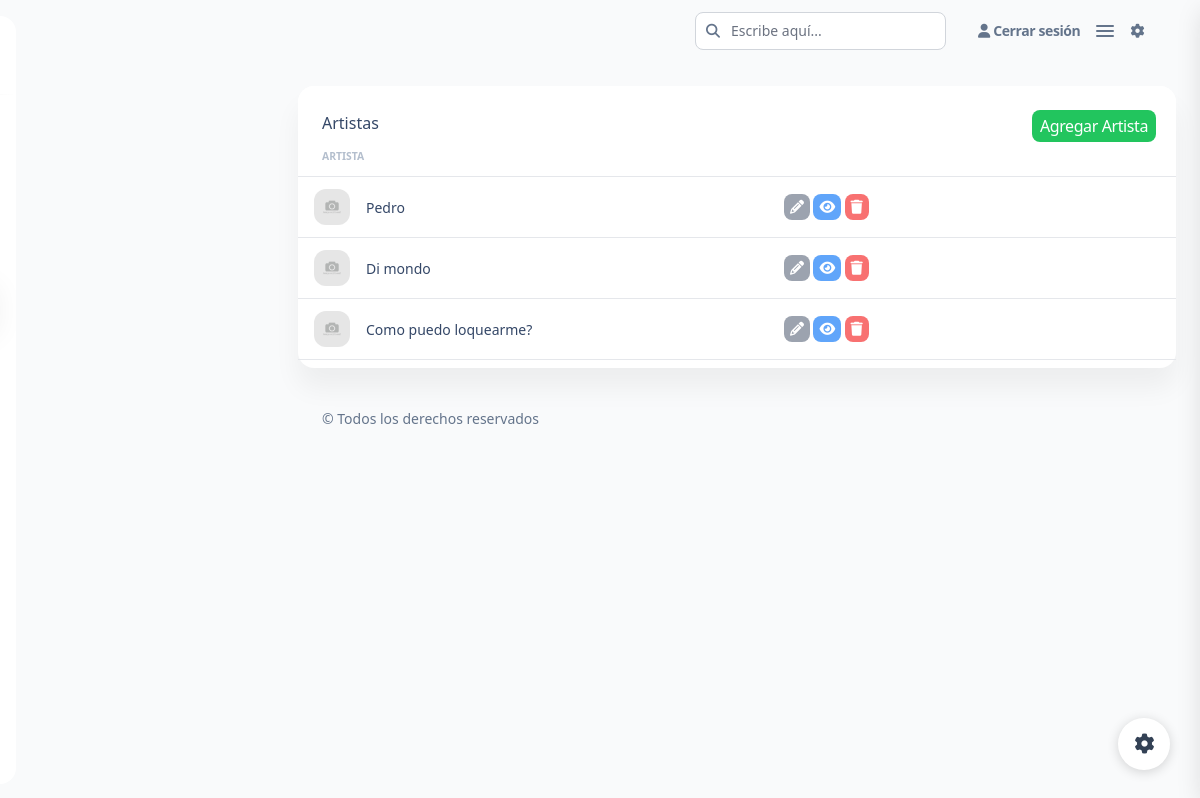
/dashboard/artistas (signed in), run on the app's committed database.
### core/models.py (models this page shows, shortened)
class Artista(models.Model):
    Nombre = models.CharField(max_length=50)
    Descripcion = models.CharField(max_length=1000)
    Imagen = models.ImageField(upload_to='artistas', null=True, blank=True)

### core/views.py (the view)
# urls.py: path('dashboard/artistas', dashboardArtistas, name='dashboard-artistas'),
@permission_required('core.view_artista')
def dashboardArtistas(request):
    artistas = Artista.objects.all().order_by('id')
    aux = {
        'segment': 'artistas',
        'artistas': artistas,
    }
    return render(request, 'core/pages/dashboard/artistas/index.html', aux)

### core/templates/core/pages/dashboard/artistas/index.html
{% extends 'core/layouts/base-dashboard.html' %}
{% load static %}
{% block content %}
  <div class="w-full px-6 py-6 mx-auto">
    <div class="flex flex-wrap -mx-3">
      <div class="flex-none w-full max-w-full px-3">
        <div class="relative flex flex-col min-w-0 mb-6 break-words bg-white border-0 border-transparent border-solid shadow-soft-xl rounded-2xl bg-clip-border">
          <div class="p-6 pb-0 mb-0 bg-white border-b-0 border-b-solid rounded-t-2xl border-b-transparent">
            <h6>Artistas</h6>
            <a href="{% url 'agregar_artista' %}" class="bg-green-500 py-1 px-2 rounded-lg absolute top-6 right-5 text-white">Agregar Artista</a>
          </div>
          <div class="flex-auto px-0 pt-0 pb-2">
            <div class="p-0 overflow-x-auto">
              <table class="items-center w-full mb-0 align-top border-gray-200 text-slate-500">
                <thead class="align-bottom">
                  <tr>
                    <th class="px-6 py-3 font-bold text-left uppercase align-middle bg-transparent border-b border-gray-200 shadow-none text-xxs border-b-solid tracking-none whitespace-nowrap text-slate-400 opacity-70">Artista</th>
                    <th class="px-6 py-3 font-semibold capitalize align-middle bg-transparent border-b border-gray-200 border-solid shadow-none tracking-none whitespace-nowrap text-slate-400 opacity-70"></th>
                  </tr>
                </thead>
                <tbody>
                  {% for artista in artistas %}
                    <tr>
                      <td class="p-2 align-middle bg-transparent border-b whitespace-nowrap shadow-transparent">
                        <div class="flex px-2 py-1">
                          <div>
                            <img src="{% if artista.Imagen %}{{ artista.Imagen.url }}{% else %}{% static 'core/Img/imagen_no_encontrada.jpg' %}{% endif %}" class="inline-flex items-center justify-center mr-4 text-white transition-all duration-200 ease-soft-in-out text-sm h-9 w-9 rounded-xl" alt="{{ artista.Nombre }}" />
                          </div>
                          <div class="flex flex-col justify-center">
                            <h6 class="mb-0 leading-normal text-sm">{{ artista.Nombre }}</h6>
                          </div>
                        </div>
                      </td>
                      <td class="p-2 align-middle bg-transparent border-b whitespace-nowrap shadow-transparent w-[400px]">
                        {% if perms.core.change_artista %}
                        <a href="{% url 'actualizar_artista' artista.id %}" >
                          <i class="fa-solid fa-pencil leading-none text-sm text-white bg-gray-400 p-1.5 rounded-lg"></i>
                        </a>
                        {% endif %}
                        {% if perms.core.view_artista %}
                        <a href="{% url 'detalle_artista' artista.id %}" >
                          <i class="fa-solid fa-eye leading-none text-sm text-white bg-blue-400 p-1.5 rounded-lg"></i>
                        </a>
                        {% endif %}
                        {% if perms.core.delete_artista %}
                        <button onclick="eliminarArtista({{ artista.id }})" >
                          <i class="fa-solid fa-trash leading-none text-sm text-white bg-red-400 p-1.5 rounded-lg"></i>
                        </button>
                        {% endif %}
                      </td>
                    </tr>
                  {% endfor %}
                </tbody>
              </table>
            </div>
          </div>
        </div>
      </div>
    </div>
    {% include 'core/includes/footer.html' %}
  </div>
{% endblock content %}

### data on the page
Artista: Nombre "Pedro"
Artista: Nombre "Di mondo"
Artista: Nombre "Como puedo loquearme?"
